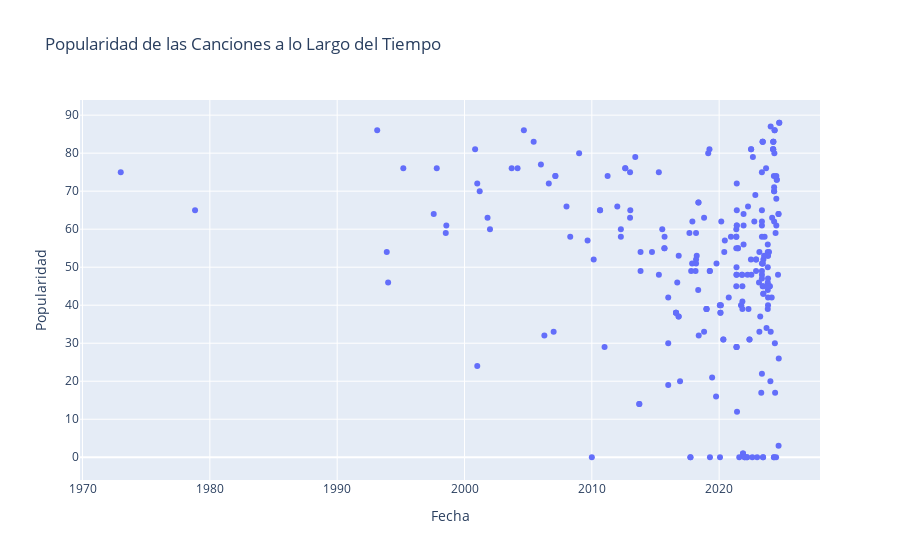

Notebook code cell kept with this figure:
### Code cell
# 7. Popularidad de las Canciones a lo Largo del Tiempo
fig7 = px.scatter(df, x="date", y="popularity", title="Popularidad de las Canciones a lo Largo del Tiempo",
                  labels={"date": "Fecha", "popularity": "Popularidad"})
fig7.show()

### Figure 1 — Plotly figure (JSON) as saved in the notebook; plotly's stock layout.template omitted (floating-point values rounded to 4 significant figures; data arrays with more than 128 entries replaced by an {"elided": "..."} marker saying what was removed)
{"data": [{"hovertemplate": "Fecha=%{x}<br>Popularidad=%{y}<extra></extra>", "legendgroup": "", "marker": {"color": "#636efa", "symbol": "circle"}, "mode": "markers", "name": "", "orientation": "v", "showlegend": false, "type": "scatter", "x": {"elided": "244 str values"}, "xaxis": "x", "y": {"elided": "244 int values"}, "yaxis": "y"}], "layout": {"legend": {"tracegroupgap": 0}, "title": {"text": "Popularidad de las Canciones a lo Largo del Tiempo"}, "xaxis": {"anchor": "y", "domain": [0, 1], "title": {"text": "Fecha"}}, "yaxis": {"anchor": "x", "domain": [0, 1], "title": {"text": "Popularidad"}}}}
